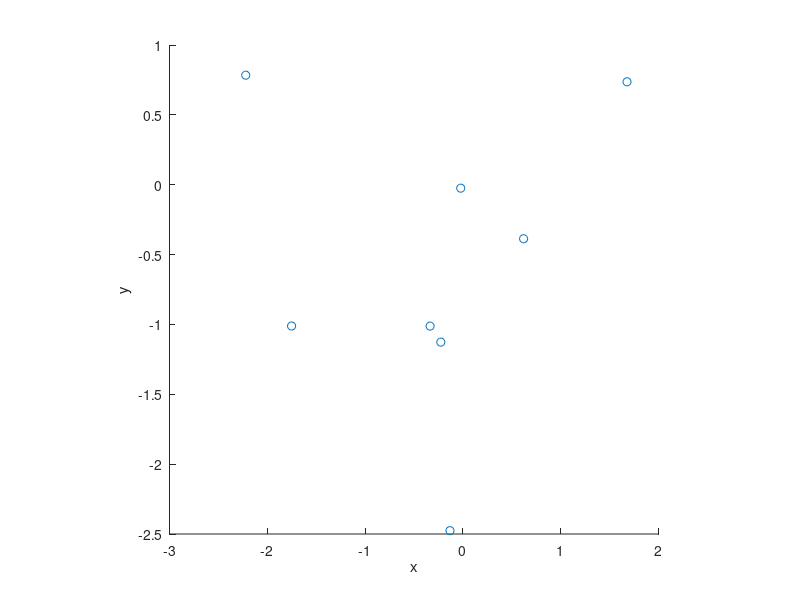

Source code (MATLAB):
%% Simulate a Poisson point process of density \lambda on A = [-L, L]^2

% parameters
lambda = 1; % Density of PPP
L = 5; % Length of square

Sa = L^2; % Area of A

% number of points follows the Poisson distribution
N = poissrnd(lambda * Sa);

% points is uniformly distributed on A
Points = unifrnd(-L, L, N, 2); % a N*2 matrix

% Plot points
scatter(Points(:, 1), Points(:, 2));
xlabel('x'); ylabel('y');
axis square;

%% Simulate a Poisson point process of density \lambda on a disk with radius R

% parameters
r = 2.5; % radius of disk
x0 = 0; y0 = 0; % center of disk
area_of_disk = pi * r^2; % area of disk
lambda = 1;

% simulate number of points
N = poissrnd(lambda * area_of_disk);

% generate radii of points
rho = r * sqrt(rand(N, 1));
% rho = sqrt(unifrnd(0, r^2, N, 1));

% generate angles of points
theta = unifrnd(0, 2*pi, N, 1);

% convert from polar to cartesian coordinates
[x, y] = pol2cart(theta, rho);

% shift center of disk to (x0, y0)
x = x + x0;
y = y + y0;

% Plot points
scatter(x, y);
xlabel('x'); ylabel('y');
axis square;

%% Simulation a Poisson point process at K-dimension space

% parameters
K = 2;
R = 2.5;

center = zeros(1, K); % center

if mod(K, 2) == 0
    % for even dimension
    volume_of_ball = pi^(K/2) / gamma(K / 2 + 1) * R^K;
else
    % for odd dimension
    volume_of_ball = 1 / gamma(K + 1) * pi^( ( K - 1) / 2) * 2^(K) * gamma( ( K - 1) / 2 + 1) * R^K;
end

lambda = 0.5;

% simulate number of points
N = poissrnd(lambda * volume_of_ball);

% generate radii of points;
rho = R * power(rand(N, 1), 1/K);

% generate angles of points
theta = unifrnd(0, pi, N, K - 2);
azimuth_angle = unifrnd(0, 2 * pi, N, 1);

rectangular_coordinate = zeros(N, K);
for Kindex = 1:K
    if Kindex < K
        temp = ones(N, 1);
        for i = 1:Kindex - 1
            temp = temp .* sin(theta(:, i));
        end
        if Kindex < K - 1
            temp = temp .* cos(theta(:, Kindex));
        else
            temp = temp .* cos(azimuth_angle);
        end        
    else
        temp = ones(N, 1);
        for i = 1:Kindex - 2
            temp = temp .* sin(theta(:, i));
        end
        temp = temp .* sin(azimuth_angle);
    end
    rectangular_coordinate(:, Kindex) = rho .* temp;
end

% shift center
rectangular_coordinate = rectangular_coordinate + center;

if K == 3
    % for 3d space
    scatter3(rectangular_coordinate(:, 1), rectangular_coordinate(:, 2), rectangular_coordinate(:, 3));
    xlabel('x'); ylabel('y'); zlabel('z');
    axis square;
elseif K == 2
    % for 2d space
    scatter(rectangular_coordinate(:, 1), rectangular_coordinate(:, 2));
    xlabel('x'); ylabel('y');
    axis square;
end
    
      
